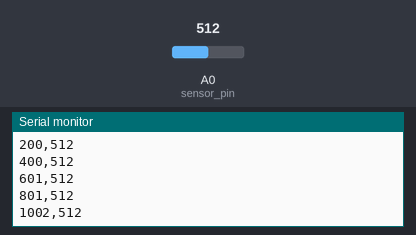
The sketch below on a simulated Arduino Uno, built with avr-gcc and run on an emulated ATmega328P. On the bench: the last lines printed to the serial monitor. Inputs (shaded band) come from the test bench; at power-on: A0 (sensor_pin) = 512.

Above: at 1.2 s.
1.3 s: A0 (sensor_pin) set to 716
At 1.36 s:
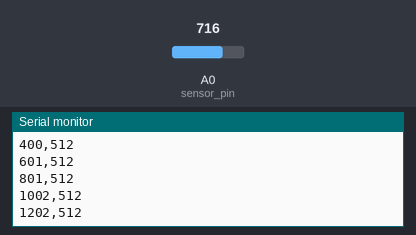
2.8 s: A0 (sensor_pin) set to 900
At 2.96 s:
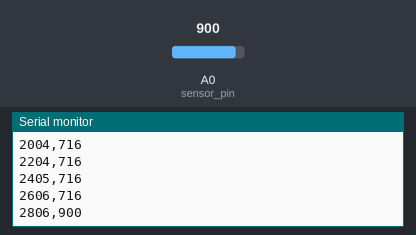
Timing chart, 0 to 5.8 s (numbered marks = the images above; inputs shaded):
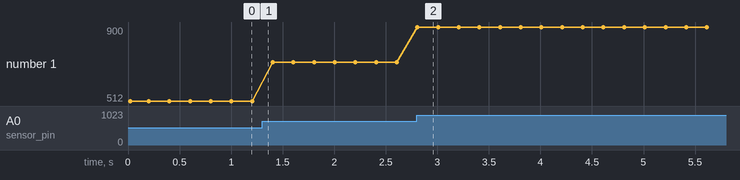

The sketch:

test_photometer.ino
```cpp
int sensor_pin = A0;
int brightness;

void setup() {
  Serial.begin(9600);
  Serial.println("Timestamp,brightness");
}

void loop() {
  brightness = analogRead(sensor_pin);
  Serial.print(millis());
  Serial.print(",");
  Serial.println(brightness);
  delay(200);
}
```

Measured:
- after the input at 2.8 s, the serial monitor: prints a new line at once (image 2)
- plotted number 1: 512 → 716 after the input at 1.3 s, 716 → 900 after the input at 2.8 s
